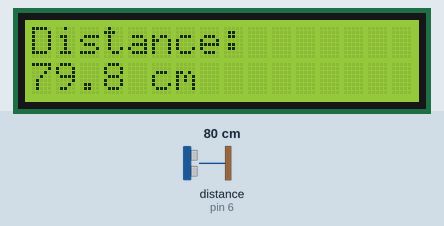
Recording of a sketch running on a simulated Arduino Uno, built with avr-gcc and run on an emulated ATmega328P. On the bench: 16×2 character LCD. Wiring (inferred from the names in the program): ultrasonic range finder: trigger pin 7; echo pin 6. The inputs (shaded band) are chosen by the test bench; at power-on: distance to the obstacle (sensor on pin 6) 80 cm. The echo pulse lasts 58.3 µs per cm; what the sketch prints to the serial monitor is not drawn.

Above: at 3.2 s.
3.3 s: distance to the obstacle (sensor on pin 6) set to 120 cm
At 4.9 s:
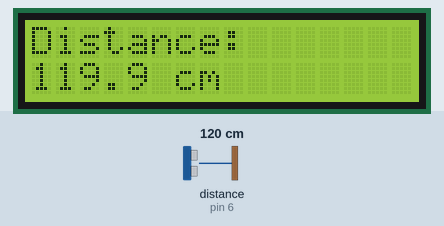
5.2 s: distance to the obstacle (sensor on pin 6) set to 2 cm
At 6.5 s:
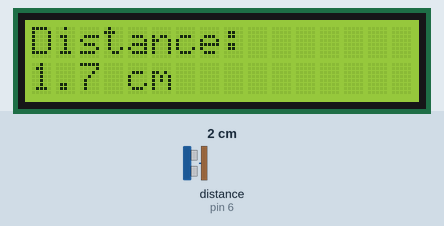
6.8 s: distance to the obstacle (sensor on pin 6) set to 4 cm
At 7.7 s:
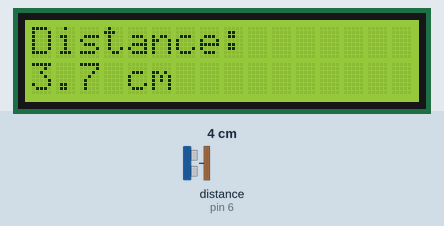
Timing chart, 0 to 9.8 s (numbered marks = the images above; inputs shaded):
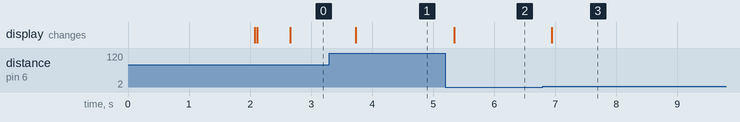

The sketch:

ultrasonic_i2c.ino
```cpp
#include <Wire.h>
#include <LiquidCrystal_I2C.h>

#define TRIG_PIN 7
#define ECHO_PIN 6

LiquidCrystal_I2C lcd(0x27, 16, 2);  // Using correct address and dimensions

void setup() {
  Serial.begin(9600);

  pinMode(TRIG_PIN, OUTPUT);
  pinMode(ECHO_PIN, INPUT);

  lcd.init();        // Use lcd.init() instead of lcd.begin()
  lcd.backlight();   // Turn on the LCD backlight

  lcd.setCursor(0, 0);
  lcd.print("Distance Meter");
  delay(2000);
  lcd.clear();
}

void loop() {
  digitalWrite(TRIG_PIN, LOW);
  delayMicroseconds(2);
  digitalWrite(TRIG_PIN, HIGH);
  delayMicroseconds(10);
  digitalWrite(TRIG_PIN, LOW);

  long duration = pulseIn(ECHO_PIN, HIGH);
  float distance = (duration / 2.0) / 29.1;

  // Print to LCD
  lcd.setCursor(0, 0);
  lcd.print("Distance:");

  lcd.setCursor(0, 1);
  lcd.print("                "); // Clear old value
  lcd.setCursor(0, 1);
  lcd.print(distance, 1); // Print with 1 decimal place
  lcd.print(" cm");

  // Also print to Serial
  Serial.print("Distance: ");
  Serial.print(distance);
  Serial.println(" cm");

  delay(500);
}
```

Measured:
- after the input at 3.3 s, the display: changes after 0.44 s (image 1)
- after the input at 5.2 s, the display: changes after 0.15 s (image 2)
- after the input at 6.8 s, the display: changes after 0.15 s (image 3)
